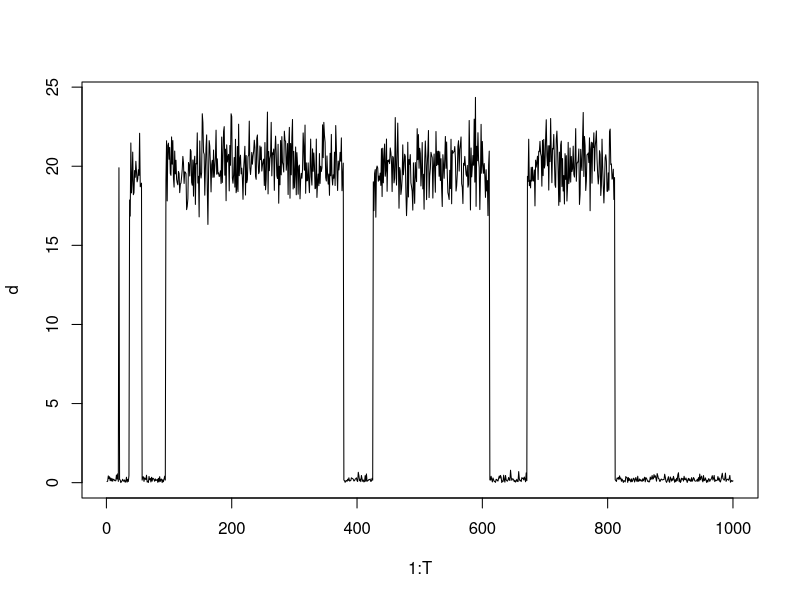

Generate this figure with R: (Note: this script raises an error after producing the figure.)
##
##
##  Simulation for week of 27 August 2015
##  Hidden Markov Chains - Animal movement
##
########################################

##
## Step 1 - set initial values
##
T = 1000 #this will be the number in our vectors and the number of iterations (minus 1) to run
X = rep(NA, T) #build the vector to start to save on computing effort later
X[1] = 1           #this will be our two step markov chain, state one relates to 
                   # short distances (small mean), and state two the opposite

# lambda.1 = 2
# r.1 = 10
# 
# lambda.2 = 200
# r.2 = 10

lambda = c(2,200)
r = c(10,10)

P = matrix(
  c(.99, .01, .01, .99),
  nrow = 2,
  ncol = 2,
  byrow = TRUE)
  
d = rep(NA, T) #build the vector of distances

##
## Step 2 - draw d_0 ~ Gamma(lambda.1, lambda.1)
## 

d[1] = rgamma(1, lambda[1], r[1]) #set the first distance by drawing from a gamma dist
                               # with the parameters for X = 1 (our starting X)

##
## Step 3 - loop through changing states in X and then draw new d
##

for(t in 2:T){
  X[t] = sample(x = 1:2, size = 1, 
                replace = TRUE, prob = P[X[t-1], ]) #using sample function 
                                                    #to draw new state based on 
                                                    #previous state and P
  d[t] = rgamma(1, lambda[X[t]], r[X[t]] )
} 
#instead, make lambda and r vectors and use r[X(t)], etc
#this also help when extending to n number of states
##
## Step 4 - Visualize it!
##

plot(x = 1:T, y = d, col=X, type = "l")

##
## Step 5 - likelihood and forward equations
##

#use simulated distances (d) as my x here.
x = d
T= length(x)
likelihood = (NA)
ones = rep(1, 2)
delta = c(.5,.5) #based on Probability matrix above

#still need a matrix akin to P(x) (different from ptm) as in the text
# I believe in this 2 state case, P(x) will be a 2x2 matrix?

# pgamma(1, lambda[1], r[1])
# pgamma(1, lambda[2], r[2])

L.mat = matrix(
  c(dgamma(x, lambda[1], r[1]), dgamma(x, lambda[2], r[2])),
  nrow = length(x),
  ncol = 2
)

# cond.prob = function(x,c){
#   dgamma(x, lambda[c], r[c]) #don't for get ddist is pdf and pdist is cdf
# }
# 
# cond.prob.matrix = function(x){
#   cp.matrix = matrix(
#     c(cond.prob(x,1), 0, 0, cond.prob(x,2)),
#     nrow = 2,
#     ncol = 2
#   )
#     return(cp.matrix)
# }


alpha.vec = matrix(
    c(rep(NA, length(x)*2)),
      nrow = length(x),
      ncol = 2
      )

  for(i in 2:T){
  P_t = diag(L.mat[i,]) 
  alpha.vec[1,] = delta %*% P_t #i think this should be a 1x2 matrix? but does that make sense?
  alpha.vec[i,] = alpha.vec[i-1,] %*% P %*%  P_t
}


likelihood = function(x, theta){
  lambda.1 = theta[1]
  lambda.2 = theta[2]
  r.1 = theta[3]
  r.2 = theta[4]
  
  ones = rep(1, 2)
  
  L.mat = matrix(
    c(dgamma(x, lambda.1, r.1), dgamma(x, lambda.2, r.2)),
    nrow = length(x),
    ncol = 2
  ) 
   
  alpha.vec = matrix(
    c(rep(NA, length(x)*2)),
    nrow = length(x),
    ncol = 2
  )
  
  for(i in 2:T){
    P_t = diag(L.mat[i,]) 
    alpha.vec[1,] = delta %*% P_t #i think this should be a 1x2 matrix? but does that make sense?
    alpha.vec[i,] = alpha.vec[i-1,] %*% P %*%  P_t
  }
  return(alpha.vec[T,] %*% (ones))
} 
theta = c(2, 200, 10, 10)
likelihood(x, theta)

#then get neg log likelihood so we can minimize with optim()
neg.l.like = function(x, theta){
  -log(likelihood(x, theta))
  }
neg.l.like(x, theta)

#use optim() L-BFGS-B
optim(theta <- c(2, 200, 10, 10), fn = neg.l.like, x=d, 
          method = "BFGS")

#check out scaling
#Main idea: before the product of probabilities
#were quickly going to 0 and then trouble happens 
#when we try and do log(0)

#Instead: Algarithm with computational trick of multiplying
#the values by another value (then later canceling it out)
#There is an example in HMM Appendex A.1.3

#We need to redo our likelihood functions in this mannor

scale.neg.log.likelihood = function(x, theta){
  lambda.1 = theta[1]
  lambda.2 = theta[2]
  r.1 = theta[3]
  r.2 = theta[4] 
  
  phi = matrix(rep(NA, T*2),
               nrow = T,
               ncol =2)
  
  phi[1,] = delta
  
  lscaled = 0
  
  L.mat = matrix(
    c(dgamma(x, lambda.1, r.1), dgamma(x, lambda.2, r.2)),
    nrow = length(x),
    ncol = 2
  ) 

  ones = rep(1, 2)
  
  for(t in 1:T){
    P_t = diag(L.mat[t,]) 
    v.vec = phi[t,] %*% P %*% P_t
    u = v.vec %*% ones
    lscaled = lscaled + log(u)
    phi[t+1,] = v.vec/as.numeric(u)
    return(-lscaled)
  }
}

scale.neg.log.likelihood(x = d, theta = theta)

optim(theta <- c(2, 200, 10, 10), fn = scale.neg.log.likelihood, x=d, 
      method = "BFGS")
